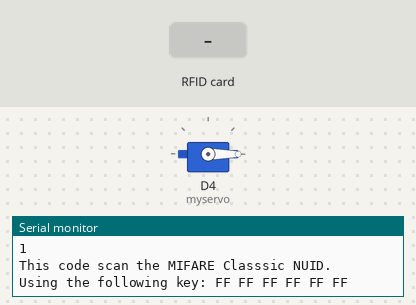
Simulated run of this program. Board: ESP8266 (NodeMCU). On the bench: servo, the last lines printed to the serial monitor. The test bench sets the inputs (shaded band).

Above: at 3.3 s.
3.4 s: RFID card 5E 7A 19 C4 held to the reader
4.9 s: RFID card 5E 7A 19 C4 held to the reader
At 6.0 s:
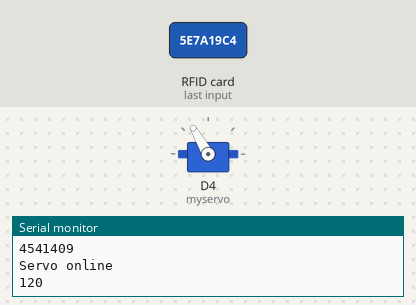
Timing chart, 0 to 7.9 s (numbered marks = the images above; inputs shaded):
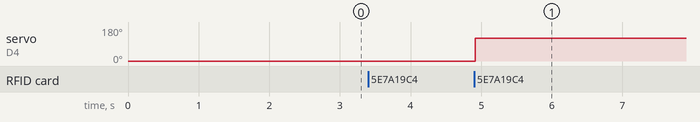

Measured:
- after the input at 4.9 s, servo on D4 (myservo): 0° → 120° at once

The program:

main.cpp
```cpp
/*
 * ----------------------------------------------------------------------
 * Example program showing how to read new NUID from a PICC to serial.
 * ----------------------------------------------------------------------
 * https://circuits4you.com
 *
 * RC522 Interfacing with NodeMCU
 *
 * Typical pin layout used:
 * ----------------------------------
 *             MFRC522      Node
 *             Reader/PCD   MCU
 * Signal      Pin          Pin
 * ----------------------------------
 * RST/Reset   RST          D1 (GPIO5)
 * SPI SS      SDA(SS)      D2 (GPIO4)
 * SPI MOSI    MOSI         D7 (GPIO13)
 * SPI MISO    MISO         D6 (GPIO12)
 * SPI SCK     SCK          D5 (GPIO14)
 * 3.3V        3.3V         3.3V
 * GND         GND          GND
 */

#include <SPI.h>
#include <MFRC522.h>
#include <Servo.h>

#define ServoPin 14

constexpr uint8_t RST_PIN = 5;     // Configurable, see typical pin layout above
constexpr uint8_t SS_PIN = 4;     // Configurable, see typical pin layout above

MFRC522 rfid(SS_PIN, RST_PIN); // Instance of the class

MFRC522::MIFARE_Key key;

Servo myservo;
// Init array that will store new NUID
byte nuidPICC[4];
void printHex(byte *buffer, byte bufferSize) {
  for (byte i = 0; i < bufferSize; i++) {
    Serial.print(buffer[i] < 0x10 ? " 0" : " ");
    Serial.print(buffer[i], HEX);
  }
}

/**
 * Helper routine to dump a byte array as dec values to Serial.
 */
void printDec(byte *buffer, byte bufferSize) {
  for (byte i = 0; i < bufferSize; i++) {
    Serial.print(buffer[i] < 0x10 ? " 0" : " ");
    Serial.print(buffer[i], DEC);
  }
}
void setup() {
    Serial.begin(9600);
    SPI.begin(); // Init SPI bus
    rfid.PCD_Init(); // Init MFRC522
    // Serial.println("Input position");
    // String sPos = Serial.readString();
    // int pos = sPos.toInt();
    // myservo.write(0);
    Serial.println("2");
    Serial.println("1");
  for (byte i = 0; i < 6; i++) {
    key.keyByte[i] = 0xFF;
  }

  // myservo.attach(D5);
  delay(50);
  // myservo.write(90);
  delay(2000);
  myservo.write(0);

  Serial.println(F("This code scan the MIFARE Classsic NUID."));
  myservo.attach(D4);
  Serial.print(F("Using the following key:"));
  printHex(key.keyByte, MFRC522::MF_KEY_SIZE);
}
 int servoPos = 1;
void loop() {
  // Look for new cards
  if ( ! rfid.PICC_IsNewCardPresent())
    return;

  // Verify if the NUID has been readed
  if ( ! rfid.PICC_ReadCardSerial())
    return;

  if (rfid.uid.uidByte[0] != nuidPICC[0] ||
    rfid.uid.uidByte[1] != nuidPICC[1] ||
    rfid.uid.uidByte[2] != nuidPICC[2] ||
    rfid.uid.uidByte[3] != nuidPICC[3] ) {
    Serial.println(F("A new card has been detected."));

    // Store NUID into nuidPICC array
    for (byte i = 0; i < 4; i++) {
      nuidPICC[i] = rfid.uid.uidByte[i];
    }

    // Serial.println(F("The NUID tag is:"));
    Serial.println(int(rfid.uid.uidByte));
    // printHex(rfid.uid.uidByte, rfid.uid.size);
    Serial.println();
    // Serial.print(F("In dec: "));
    // printDec(rfid.uid.uidByte, rfid.uid.size);
    Serial.println();
  }
  else
  {
    Serial.println(F("Card read previously."));
    Serial.println(int(rfid.uid.uidByte));
    if (myservo.attached())
    {
      Serial.println("Servo online");
      if (servoPos != 120)
      {
        servoPos = 120;
      }
      else
      {
        servoPos = 1;
      }

      myservo.write(servoPos);
      Serial.println(myservo.read());
      // myservo.write(Serial.readStringUntil('\n').toInt());
    }
  }

  // Halt PICC
  rfid.PICC_HaltA();

  // Stop encryption on PCD
  rfid.PCD_StopCrypto1();
}


/**
 * Helper routine to dump a byte array as hex values to Serial.
 */
```
